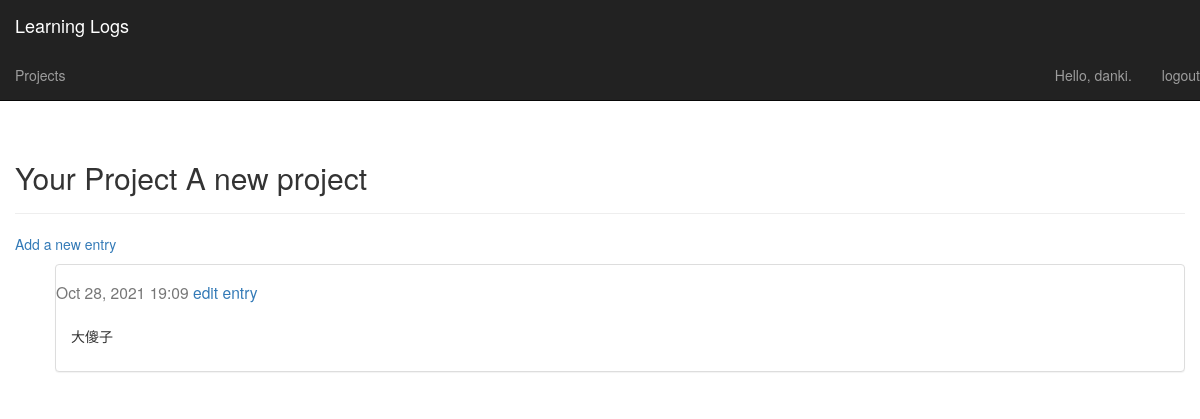
The page /projects/3/ (signed in) on the database its author committed.
### learning_logs/models.py (models this page shows, shortened)
class Project(models.Model):
    project_name = models.CharField(max_length=50)
    project_description = models.CharField(max_length=200)
    start_date = models.DateTimeField(auto_now_add=True)
    owner = models.ForeignKey(User,
                              on_delete=models.CASCADE)
    def __str__(self):
        return self.project_name

class Entry(models.Model):
    project = models.ForeignKey(Project,
                                on_delete=models.CASCADE)
    entry_name = models.TextField()
    date_added = models.DateTimeField(auto_now_add=True)
    class Meta:
        verbose_name_plural = 'entries'

### learning_logs/views.py (the view)
# urls.py: url(r'^projects/(?P<project_id>\d+)/$', views.project, name='project'),
@login_required
def project(request, project_id):
    print("http reponse from project function")
    project = Project.objects.get(id=project_id)
    if project.owner != request.user:
        raise Http404
    entries = project.entry_set.order_by('date_added')
    context = {'project': project,
               'entries': entries}
    return render(request, 'learning_logs/project.html', context)

### learning_logs/templates/learning_logs/project.html
{% extends "learning_logs/base.html" %}
{% load bootstrap3 %}
{% block header %}
    <h2>Your Project {{project}}</h2>
{% endblock header %}
{% block content %}
    <p>
        <a href="{% url 'learning_logs:new_entry' project.id%}">
            Add a new entry
        </a>
    </p>
    <ul>
        {% for entry in entries %}
        <div class="panel panel-default">
            <div class="panel-headning">
                <h3>
                    <small>
                        {{entry.date_added|date:'M d, Y H:i'}}
                    <a href="{% url 'learning_logs:edit_entry' entry.id%}">
                        edit entry
                    </a>
                    </small>
                </h3>
            </div>
            <div class="panel-body">
                {{entry.entry_name|linebreaks}}
            </div>
        </div>
        {% empty %}
        There are no entries to this project yet.
        {% endfor %}
    </ul>
{% endblock content %}

### learning_logs/templates/learning_logs/base.html (shortened to what this page needs)
{% load bootstrap3 %}
<html lang="en">
    <head>
        {% bootstrap_css %}
    </head>
    <body>
        <nav class="navbar navbar-inverse navbar-static-top">
            <div class="container-fluid">
                <a class="navbar-brand" href="{% url 'learning_logs:index'%}">
                    Learning Logs</a>
            </div>
            <div class="navbar-collapse collapse" id="navbar">
                <ul class="nav navbar-nav">
                    <li>
                        <a href="{% url 'learning_logs:projects'%}">Projects</a>
                    </li>
                </ul >
                <ul class="nav navbar-nav navbar-right">
                    {% if user.is_authenticated %}
                    <li class="nav-item"><a>Hello, {{user.username}}.</a></li>
                    <li class="nav-item">
                        <a class="nav-link"
                           href="{% url 'users:logout'%}">logout</a>
                    </li>
                    {% endif %}
                </ul>
            </div>
        </nav>
        <div class="container-fluid">
            <div class="page-header">
                {% block header %}{% endblock header %}
            </div>
            <div>
                {% block content %}{% endblock content %}
            </div>
        </div>
    </body>

### rows shown on the page
Project: project_name "A new project"
Entry: date_added "Oct 28, 2021 19:09", entry_name "大傻子"

### other values the page prints
{{ user.username }} "danki"
